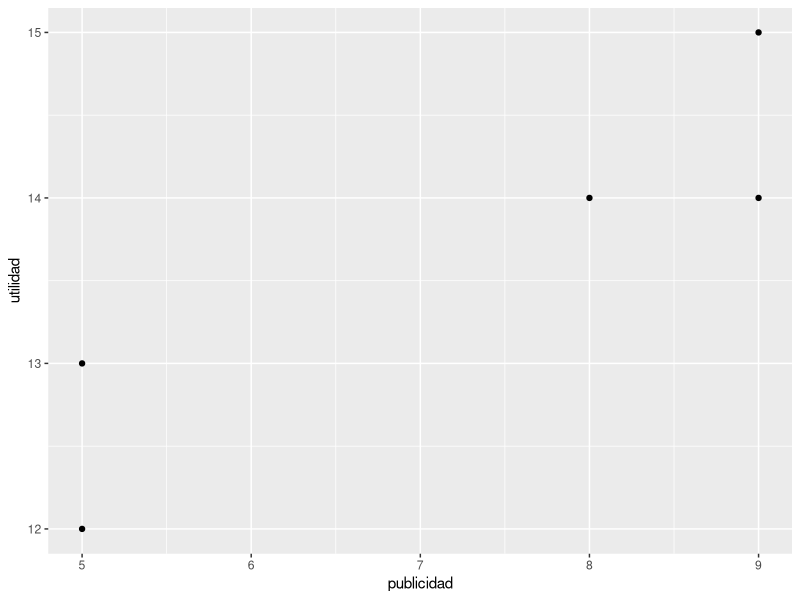

This figure's R source:
## ---- chunk 1
data("mtcars")
View(mtcars)
df <- mtcars
head(df)
class(df) # data.frame
## ---- chunk 2
df <- cbind(modelos = rownames(df), df)
head(df)
## ---- chunk 3
lin.mod <- lm(mpg ~ cyl + wt + hp, data = df)
print(lin.mod)
## ---- chunk 4
summary(lin.mod)
## ---- chunk 5
df$mpgScore <- predict(lin.mod, df)
head(df)
## ---- chunk 6
utilidad <- c(13, 14, 12, 14, 15)
publicidad <-  c(5, 9, 5, 8, 9)
datosPubl <- data.frame(utilidad, publicidad)
print(datosPubl)
## ---- chunk 7
library(ggplot2)
ggplot(datosPubl, aes(x = publicidad, y = utilidad)) + geom_point()
## ---- chunk 8
modelo.lineal <- lm(utilidad ~ publicidad, data = datosPubl)
## ---- chunk 9
summary(modelo.lineal)
## ---- chunk 10
modelo.lineal$coefficients
## ---- chunk 11
10 + 0.5 * 12  # 16
# Es decir, con 12 millones de publicidad se generan 16 millones de utilidad
